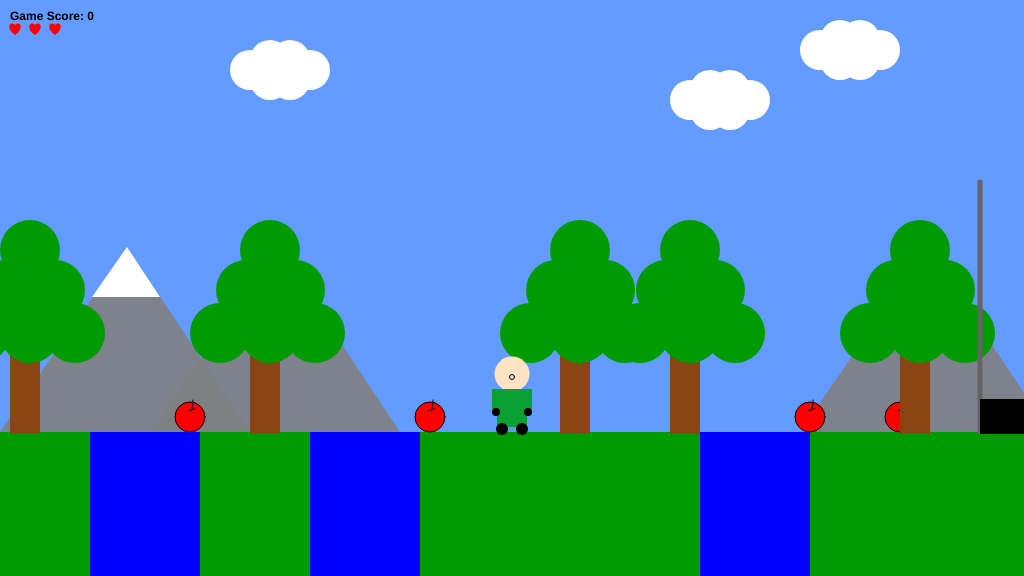
Frame 1 (no input)
Frame 60 (no input): identical to frame 1, image omitted
Frame 120 (the mouse pressed at the canvas centre since frame 60): identical to frame 1, image omitted

The p5.js sketch that drew this single still picture (run headless with seeded random() and noise() and a simulated clock; from frame 60 on, the mouse is pressed at the canvas centre):

// p5.js sketch
// ── sketch.js
/*

The Game Project

Week 14

Multiple interactable 

*/

//Character Related
var gameChar_x;
var gameChar_y;
var gameChar_width;
var floorPos_y;
var lives = { stat: 3, x_pos: 15 };
//Character Action
var isLeft = false;
var isRight = false;
var isFalling = false;
var isPlummeting = false;
var isFound = false;
// Additional variables for Debugging purpose
var logData = true;
var logButton;
var reset = false;
var resetButton;
var game_score = 0;
// Scenaries related
var canyon;
var canyons = [{ x_pos: 310, y_pos: 432, width: 110 }, { x_pos: 90, y_pos: 432, width: 110 }, { x_pos: 700, y_pos: 432, width: 110 }];

var trees_x = [250, 560, 670, 900, 10];
var clouds = [
  { x_pos: 690, y_pos: 100, width: 40, height: 40 },
  { x_pos: 250, y_pos: 70, width: 40, height: 40 },
  { x_pos: 820, y_pos: 50, width: 40, height: 40 },
];
var mountains = [
  { x_pos: 100, y_pos: 97 },
  { x_pos: 250, y_pos: 97 },
  { x_pos: 900, y_pos: 97 },
];
var cameraPosX = 0;
var collectables = [
  { x_pos: 430, y_pos: 417, size: 30, isFound: false },
  { x_pos: 190, y_pos: 417, size: 30, isFound: false },
  { x_pos: 900, y_pos: 417, size: 30, isFound: false },
  { x_pos: 810, y_pos: 417, size: 30, isFound: false }];

var flagPole = { x_pos: 980, isReached: false };


function setup() {
  lives.stat;
  createCanvas(1024, 576);
  floorPos_y = (height * 3) / 4;
  startGame();

};


function draw() {
  ///////////DRAWING CODE//////////

  /**
   * Conditional statement for controlling camera position.
   * adding isLeft/isRight = false for locking the camera direction.
   */

  if (isRight) {
    cameraPosX += 5;
    isLeft = false;
  } else if (isLeft) {
    cameraPosX -= 5;
    isRight = false;
  }

  background(100, 155, 255); //Sky
  fill('black');
  textStyle(BOLD);
  text(`Game Score: ${game_score}`, 10, 20);
  noStroke();
  fill(0, 155, 0);



  rect(0, floorPos_y, width, height - floorPos_y); //Ground in Green

  //Start scrolling background
  push();
  translate(-cameraPosX, 0);

  //Draw mountains
  drawMountains();
  // heart(15,40,10,50);




  //Draw the canyon
  for (var i = 0; i < canyons.length; i++) {
    drawCanyon(canyons[i]);
    checkCanyon(canyons[i]);
  };

  // drawCanyon(canyon);
  //Canyon End

  /**
   * Collectable. Default isFound is false
   * If character approaches collectable within certain range
   * Will change to isFound = true
   */
  for (var i = 0; i < collectables.length; i++) {
    if (!collectables[i].isFound) {
      drawCollectable(collectables[i]);
      checkCollectable(collectables[i]);
    }
  }
  //Collectable end

  //Draw Trees
  drawTrees();
  //Tree End


  //Draw Clouds
  drawClouds();
  //Cloud End

  renderFlagPole();
  if (flagPole.isReached == false) {
    checkFlagePole()
  }





  //Game character and its movements
  if (isLeft && isFalling) {
    //Finishing the part of Jumping Left
    fill("#FFE4C4");
    ellipse(gameChar_x, gameChar_y - 58, 35, 35);
    ellipse(gameChar_x - 18, gameChar_y - 57, 9, 9);

    fill("#0aa132");
    rect(gameChar_x - 10, gameChar_y - 43, 20, 33);

    fill("black");
    ellipse(gameChar_x - 10, gameChar_y - 15, 12, 12);
    ellipse(gameChar_x + 8, gameChar_y - 8, 12, 12);
    if (gameChar_y < floorPos_y) {
      gameChar_y += 1;
    } else (
      isFalling = false
    )
  } else if (isRight && isFalling) {
    //Finishing the part of Jumping Right
    fill("#FFE4C4");
    ellipse(gameChar_x, gameChar_y - 58, 35, 35);
    ellipse(gameChar_x + 18, gameChar_y - 57, 9, 9);

    fill("#0aa132");
    rect(gameChar_x - 10, gameChar_y - 43, 20, 33);

    fill("black");
    ellipse(gameChar_x - 8, gameChar_y - 8, 12, 12);
    ellipse(gameChar_x + 10, gameChar_y - 15, 12, 12);
    if (gameChar_y < floorPos_y) {
      gameChar_y += 1;
    } else (
      isFalling = false
    )
  } else if (isLeft) {
    // Walking Left
    fill("#FFE4C4");
    ellipse(gameChar_x, gameChar_y - 58, 35, 35);
    ellipse(gameChar_x - 18, gameChar_y - 57, 9, 9);

    fill("#0aa132");
    rect(gameChar_x - 10, gameChar_y - 43, 20, 38);

    fill("black");
    ellipse(gameChar_x - 8, gameChar_y - 2, 12, 12);
    ellipse(gameChar_x + 10, gameChar_y - 2, 12, 12);
  } else if (isRight) {
    // Walking Right
    fill("#FFE4C4");
    ellipse(gameChar_x, gameChar_y - 58, 35, 35);
    ellipse(gameChar_x + 18, gameChar_y - 57, 9, 9);

    fill("#0aa132");
    rect(gameChar_x - 10, gameChar_y - 43, 20, 38);

    fill("black");
    ellipse(gameChar_x - 8, gameChar_y - 2, 12, 12);
    ellipse(gameChar_x + 10, gameChar_y - 2, 12, 12);
  } else if (isFalling || isPlummeting) {
    // Facing front fall
    fill("#FFE4C4");
    ellipse(gameChar_x, gameChar_y - 58, 35, 35);

    fill("#FFE4C4");
    stroke("black");
    ellipse(gameChar_x, gameChar_y - 55, 5, 5);

    noStroke();
    fill("#0aa132");
    rect(gameChar_x - 15, gameChar_y - 43, 30, 30);
    rect(gameChar_x - 20, gameChar_y - 43, 5, 20);
    rect(gameChar_x + 15, gameChar_y - 43, 5, 20);

    fill("black");
    ellipse(gameChar_x - 10, gameChar_y - 10, 12, 12);
    ellipse(gameChar_x + 10, gameChar_y - 10, 12, 12);
    ellipse(gameChar_x - 16, gameChar_y - 20, 8, 8);
    ellipse(gameChar_x + 16, gameChar_y - 20, 8, 8);
  } else {
    // Dormant facing front
    fill("#FFE4C4");
    ellipse(gameChar_x, gameChar_y - 58, 35, 35);

    fill("#FFE4C4");
    stroke("black");
    ellipse(gameChar_x, gameChar_y - 55, 5, 5);

    noStroke();
    fill("#0aa132");
    rect(gameChar_x - 15, gameChar_y - 43, 30, 38);
    rect(gameChar_x - 20, gameChar_y - 43, 5, 20);
    rect(gameChar_x + 15, gameChar_y - 43, 5, 20);

    fill("black");
    ellipse(gameChar_x - 10, gameChar_y - 3, 12, 12);
    ellipse(gameChar_x + 10, gameChar_y - 3, 12, 12);
    ellipse(gameChar_x - 16, gameChar_y - 20, 8, 8);
    ellipse(gameChar_x + 16, gameChar_y - 20, 8, 8);
  }




  pop();

  for (var i = 0; i < lives.stat; i++) {
    let x = lives.x_pos + (i * 20)
    heart(x, 25, 10)
    // console.log(lives.stat)
  }


  if (lives.stat < 1) {
    push()
    background('white');
    textSize(50);
    fill('black');
    textAlign(CENTER);
    text("Game Over", width / 2, height / 2)
    textSize(30)
    text("Press Spacebard to Restart", width / 2, height / 1.75)
    pop()
  }
  if (flagPole.isReached) {
    push()
    background('white');
    textSize(50);
    fill('red');
    textAlign(CENTER);
    text("Stage Cleared", width / 2, height / 2);
    textSize(30);
    text("Press Spacebar to Continue", width / 2, height / 1.75)
    pop()
  }

  checkPlayerDie();


  ///////////INTERACTION CODE//////////
  // Movement
  if (isLeft) {
    gameChar_x -= 5; // Move to left
  } else if (isRight) {
    gameChar_x += 5; // Move to right
  } else if (gameChar_y < floorPos_y) {
    isFalling = true;
    gameChar_y += 2;
  } else if (isPlummeting) {
    gameChar_y += 5;
  } else (isFalling = false)



};

function keyPressed() {

  console.log("keyPressed: " + key);
  console.log("keyPressed: " + keyCode);

  if (flagPole.isReached || lives.stat < 1) {
    if (keyCode == 32) {
      lives.stat = 3
      game_score = 0;
      for (var i = 0; i < collectables.length; i++) {
        collectables[i].isFound = false;
        drawCollectable(collectables[i]);
      };
      startGame();
      return
    }
  }
  if (isFalling || isPlummeting) {
    keyCode = 0;
  } else if (keyCode == 65) {
    console.log("Left Arrow");
    isLeft = true;
  } else if (keyCode == 68) {
    console.log("Right Arrow");
    isRight = true;
    //Original Code : Jump Left and Right
  } else if (keyCode == 87 && isLeft) {
    console.log("Left Jumping");
    isFalling = true;
    gameChar_y -= 100;
  } else if (keyCode == 87 && isRight) {
    console.log("Right Jumping");
    isFalling = true;
    gameChar_y -= 100;
    // Original Code End
  } else if (keyCode == 87) {
    console.log("Jumping");
    gameChar_y -= 100;
  }

}

function keyReleased() {
  // if statements to control the animation of the character when
  // keys are released.

  console.log("keyReleased: " + key);
  console.log("keyReleased: " + keyCode);
  console.log(isFalling);

  if (keyCode == 65) {
    console.log("Released Left Arrow");
    isLeft = false;
  } else if (keyCode == 68) {
    console.log("Release Right Arrow");
    isRight = false;
  } else if (keyCode == 87) {
    console.log("Released Jump Arrow");
  }
}


function drawClouds() {
  for (i = 0; i < clouds.length; i++) {
    noStroke();
    fill(255);
    ellipse(
      clouds[i].x_pos,
      clouds[i].y_pos,
      clouds[i].width,
      clouds[i].height
    );
    ellipse(
      clouds[i].x_pos + 20,
      clouds[i].y_pos - 10,
      clouds[i].width,
      clouds[i].height
    );
    ellipse(
      clouds[i].x_pos + 20,
      clouds[i].y_pos + 10,
      clouds[i].width,
      clouds[i].height
    );
    ellipse(
      clouds[i].x_pos + 40,
      clouds[i].y_pos - 10,
      clouds[i].width,
      clouds[i].height
    );
    ellipse(
      clouds[i].x_pos + 40,
      clouds[i].y_pos + 10,
      clouds[i].width,
      clouds[i].height
    );
    ellipse(
      clouds[i].x_pos + 60,
      clouds[i].y_pos,
      clouds[i].width,
      clouds[i].height
    );
  }
};
function drawMountains() {
  for (i = 0; i < mountains.length; i++) {
    fill(128, 128, 128, 230);
    triangle(
      mountains[i].x_pos - 100,
      mountains[i].y_pos + 335,
      mountains[i].x_pos + 150,
      mountains[i].y_pos + 335,
      mountains[i].x_pos + 27,
      mountains[i].y_pos + 150
    );
    fill("white");
    triangle(
      mountains[i].x_pos - 8,
      mountains[i].y_pos + 200,
      mountains[i].x_pos + 60,
      mountains[i].y_pos + 200,
      mountains[i].x_pos + 27,
      mountains[i].y_pos + 150
    );
  }
};
function drawTrees() {
  for (var i = 0; i < trees_x.length; i++) {
    var treePos_y = height / 1.725;
    //fill brown
    noStroke();
    fill(139, 69, 19);
    rect(trees_x[i], treePos_y, 30, 100);
    // fill green
    fill(0, 155, 0);
    ellipse(trees_x[i] - 30, 333, 60, 60);
    ellipse(trees_x[i] + 20, 333, 60, 60);
    ellipse(trees_x[i] + 65, 333, 60, 60);
    ellipse(trees_x[i] - 4, 290, 60, 60);
    ellipse(trees_x[i] + 45, 290, 60, 60);
    ellipse(trees_x[i] + 20, 250, 60, 60);
  }
};
function drawCollectable(t_collectable) {
  stroke(0);
  fill(255, 0, 0);
  ellipse(t_collectable.x_pos, t_collectable.y_pos, t_collectable.size, t_collectable.size);
  fill(255, 255, 0, 0);
  stroke(0);
  arc(t_collectable.x_pos - 12, t_collectable.y_pos - 17, 30, 50, 0, PI / 5.0); // lower quarter circle
  arc(t_collectable.x_pos - 5, t_collectable.y_pos - 9, 20, 5, 0, PI / 5.0); // lower quarter circle
};
function drawCanyon(t_canyon) {
  fill(0, 0, 255);
  rect(t_canyon.x_pos, t_canyon.y_pos, t_canyon.width, height - floorPos_y);
};
function checkCollectable(t_collectable) {

  if (dist(gameChar_x, gameChar_y, t_collectable.x_pos, t_collectable.y_pos) < 25) {
    t_collectable.isFound = true
    game_score += 1;
  }


};
function checkCanyon(t_canyon) {
  if ((gameChar_y == t_canyon.y_pos) && (gameChar_x - gameChar_width / 2 > (t_canyon.x_pos)) && (gameChar_x + gameChar_width / 2 < (t_canyon.x_pos + 100))) {
    isLeft = false;
    isRight = false;
    isPlummeting = true;
  }
};

function renderFlagPole() {
  push();
  strokeWeight(5);
  stroke(100);
  line(flagPole.x_pos, floorPos_y, flagPole.x_pos, floorPos_y - 250);
  noStroke();
  if (flagPole.isReached) {
    fill('red')
    rect(flagPole.x_pos, floorPos_y - 250, 60, 35);
  } else {
    fill('black')
    rect(flagPole.x_pos, floorPos_y - 33, 60, 35);
  }
  pop();
}

function checkFlagePole() {
  var d = abs(gameChar_x - flagPole.x_pos)
  if (d < 15) {
    flagPole.isReached = true;
    console.log('Reached!')
  }
}

function checkPlayerDie() {
  if (gameChar_y > 700) {
    lives.stat -= 1;
    startGame();
  }

}

function startGame() {
  gameChar_x = width / 2;
  gameChar_y = floorPos_y;
  gameChar_width = 24;
  cameraPosX = 0;
  isPlummeting = false;
  flagPole.isReached = false;


}

function heart(x, y, size) {
  fill('red')
  beginShape();
  vertex(x, y);
  bezierVertex(x - size / 2, y - size / 2, x - size, y + size / 3, x, y + size);
  bezierVertex(x + size, y + size / 3, x + size / 2, y - size / 2, x, y);
  endShape(CLOSE);
}
